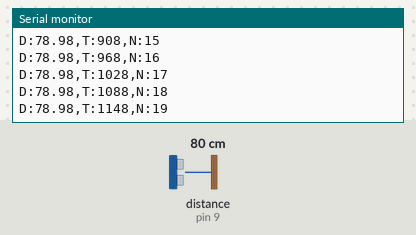
Bench run of a sketch on a simulated Arduino Uno, built with avr-gcc and run on an emulated ATmega328P. Shown: the last lines printed to the serial monitor. Wiring (inferred from the names in the program): ultrasonic range finder: trigger pin 8; echo pin 9. The inputs (shaded band) are chosen by the test bench; at power-on: distance to the obstacle (sensor on pin 9) 80 cm. The echo pulse lasts 58.3 µs per cm.

Above: at 1.2 s.
1.3 s: distance to the obstacle (sensor on pin 9) set to 2 cm
At 1.39 s:
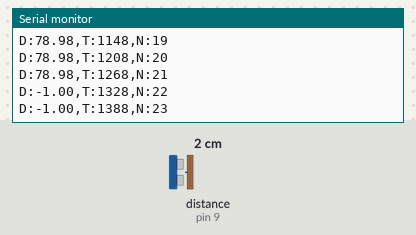
2.8 s: distance to the obstacle (sensor on pin 9) set to 4 cm
At 2.83 s:
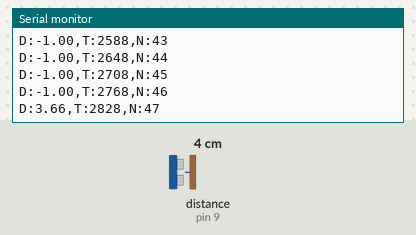
Timing chart, 0 to 5.8 s (numbered marks = the images above; inputs shaded):
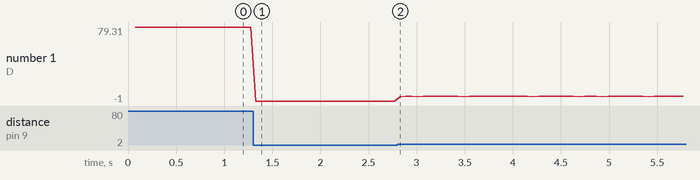

The sketch:

ultrasonic_test.ino
```cpp
/*
 * 超音波センサ高速測定プログラム（最適化版）
 * HC-SR04センサー用
 * Trig: Pin 8
 * Echo: Pin 9
 *
 * 最適化ポイント:
 * - 測定間隔を60msに短縮（HC-SR04の推奨最小値）
 * - タイムアウトを23msに最適化（最大距離400cm対応）
 * - 高速シリアル出力（簡潔なフォーマット）
 */

const int TRIG_PIN = 8;
const int ECHO_PIN = 9;
const unsigned long MEASUREMENT_INTERVAL = 60;  // 測定間隔（ms）
const unsigned long PULSE_TIMEOUT = 23000;      // タイムアウト（μs、400cm対応）

unsigned long lastMeasurementTime = 0;
unsigned long measurementCount = 0;

void setup() {
  Serial.begin(115200);
  pinMode(TRIG_PIN, OUTPUT);
  pinMode(ECHO_PIN, INPUT);

  // 初期化メッセージ
  Serial.println("=== High-Speed Ultrasonic Sensor Test ===");
  Serial.println("Mode: Optimized for maximum measurement rate");
  Serial.println("Interval: 60ms (~16.7 Hz)");
  Serial.println("Format: D:<distance_cm>");
  Serial.println("Ready");
  Serial.println();

  lastMeasurementTime = millis();
}

void loop() {
  unsigned long currentTime = millis();

  // 測定間隔チェック（60ms経過していれば測定）
  if (currentTime - lastMeasurementTime >= MEASUREMENT_INTERVAL) {
    lastMeasurementTime = currentTime;
    measurementCount++;

    // 高速距離測定
    float distance = measureDistanceFast();

    // 簡潔なフォーマットで出力（パース高速化）
    Serial.print("D:");
    Serial.print(distance, 2);  // 小数点以下2桁
    Serial.print(",T:");
    Serial.print(currentTime);
    Serial.print(",N:");
    Serial.println(measurementCount);
  }

  // その他の処理があればここに追加可能
  // delay()は使用しない（測定間隔はタイマーで制御）
}

float measureDistanceFast() {
  // トリガーパルス送信（最小限の遅延）
  digitalWrite(TRIG_PIN, LOW);
  delayMicroseconds(2);
  digitalWrite(TRIG_PIN, HIGH);
  delayMicroseconds(10);
  digitalWrite(TRIG_PIN, LOW);

  // エコーパルス測定（最適化されたタイムアウト）
  long duration = pulseIn(ECHO_PIN, HIGH, PULSE_TIMEOUT);

  // 距離計算（音速 = 340m/s = 0.034cm/μs、往復なので÷2）
  if (duration == 0) {
    return -1.0;  // タイムアウト（測定範囲外）
  }

  float distance = duration * 0.034 / 2.0;

  // 範囲チェック（2cm～400cm）
  if (distance < 2.0 || distance > 400.0) {
    return -1.0;  // 無効な測定値
  }

  return distance;
}
```

Measured:
- after the input at 1.3 s, the serial monitor: prints a new line at once (image 1)
- plotted number 1: 78.98 → -1 after the input at 1.3 s
